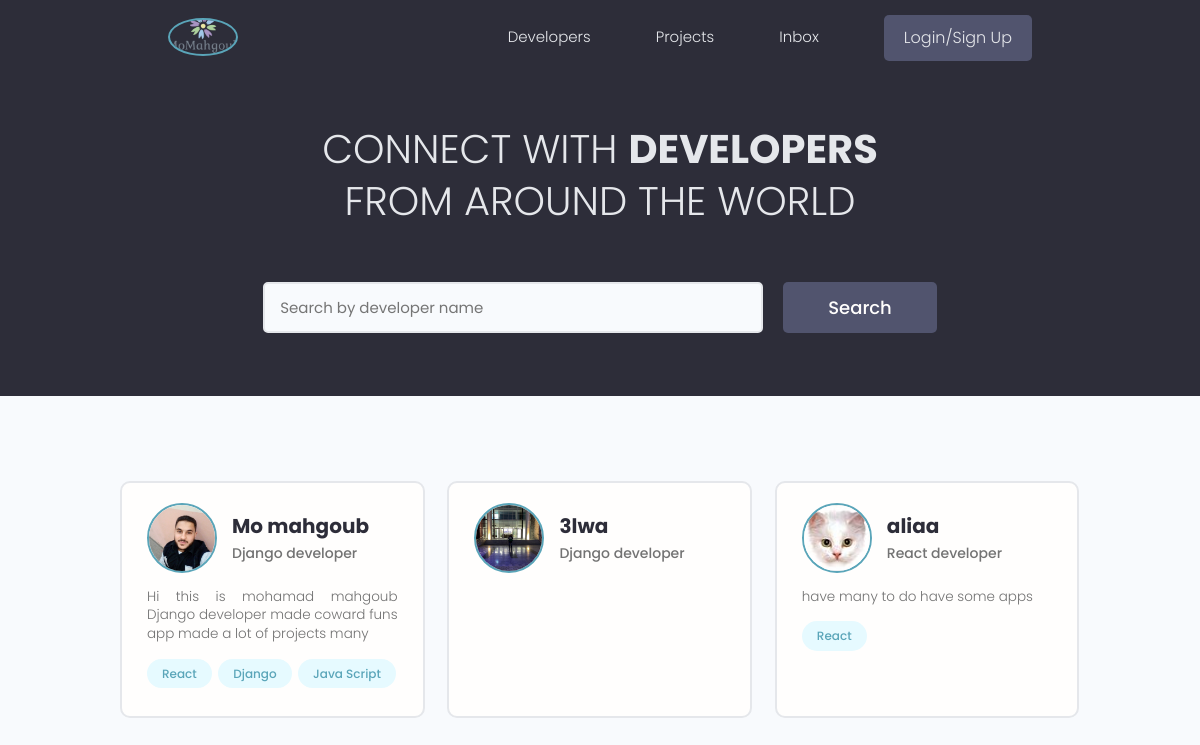
The page / on the database its author committed.
### users/models.py (models this page shows, shortened)
class Profile(models.Model):
    user = models.OneToOneField(
        User, on_delete=models.CASCADE, null=True, blank=True)
    name = models.CharField(max_length=140, blank=True, null=True)
    email = models.EmailField(max_length=100, blank=True, null=True)
    username = models.CharField(max_length=140, blank=True, null=True)
    phone = PhoneNumberField(max_length=12, null=True,
                             blank=True, unique=True)
    head_line = models.CharField(max_length=300, blank=True, null=True)
    bio = models.TextField(blank=True, null=True)
    profile_image = models.ImageField(
        null=True, blank=True, upload_to="profiles/", default="profiles/user-default.png")
    social_github = models.CharField(max_length=200, blank=False, null=True)
    social_linkedIn = models.CharField(max_length=200, blank=False, null=True)
    social_stackOverflow = models.CharField(
        max_length=200, blank=True, null=False)
    social_website = models.CharField(max_length=200, blank=True, null=False)
    social_twitter = models.CharField(max_length=200, blank=True, null=False)
    created = models.DateTimeField(auto_now_add=True)
    location = models.OneToOneField(
        'Location', blank=True, null=True, on_delete=models.SET_NULL)
    id = models.UUIDField(default=uuid.uuid4, unique=True,
                          primary_key=True, editable=False)

class Skill(models.Model):
    owner = models.ForeignKey(
        Profile, on_delete=models.CASCADE, null=True, blank=True)
    name = models.CharField(max_length=200, null=True, blank=True)
    description = models.TextField(blank=True, null=True)
    created = models.DateTimeField(auto_now_add=True)
    id = models.UUIDField(default=uuid.uuid4, unique=True,
                          primary_key=True, editable=False)
    def __str__(self):
        return self.name

### users/views.py (the view)
# urls.py: path('', views.profiles, name='profiles'),
def profiles(request):
    profiles = Profile.objects.all()
    context = {'profiles': profiles}
    return render(request, 'users/profiles.html', context)

### users/templates/users/profiles.html (shortened to what this page needs)
{% extends 'main.html' %}
{% block content %}
<main class="home">
    <section class="hero-section text-center">
        <div class="container container--narrow">
            <div class="hero-section__box">
                <h2>CONNECT WITH <span>DEVELOPERS</span></h2>
                <h2>FROM AROUND THE WORLD</h2>
            </div>
            <div class="hero-section__search">
                <form class="form" action="#" method="get">
                    <div class="form__field">
                        <input class="input input--text" id="formInput#search" type="text" name="text"
                            placeholder="Search by developer name" />
                    </div>
                    <input class="btn btn--sub btn--lg" type="submit" value="Search" />
                </form>
            </div>
        </div>
    </section>
    <section class="devlist">
        <div class="container">
            <div class="grid grid--three">
                {% for profile in profiles %}
                <div class="column card">
                    <div class="dev">
                        <a href="{% url 'user-profile' profile.id %}" class="card__body">
                            <div class="dev__profile">
                                <img class="avatar avatar--md" src="{{ profile.profile_image.url }}" alt="image" />
                                <div class="dev__meta">
                                    <h3> {{profile.name}} </h3>
                                    <h5> {{profile.head_line | slice:"60"}} </h5>
                                </div>
                            </div>
                            <p class="dev__info">
                                {{profile.bio| slice:"150"}}
                            </p>
                            <div class="dev__skills">
                                {% for skill in profile.skill_set.all %}
                                <span class="tag tag--pill tag--main">
                                    <small> {{skill}} </small>
                                </span>
                                {% endfor %}
                            </div>
                        </a>
                    </div>
                </div>
                {% endfor %}
            </div>
        </div>
    </section>
</main>
{% endblock content %}

### static/styles/app.css (style rules this page uses)
:root { --color-sub: #2d2d39; }
.btn--sub { background-color: var(--color-sub-light); }
.card { border: 2px solid var(--color-light); }
img { width: 100%; }
.hero-section { height: 40vh; display: flex; align-items: center; background-color: var(--color-sub); }
.hero-section__box { margin-bottom: 4rem; }
.hero-section__box > h2, .hero-section__box > h2 > span { font-size: 4rem; color: var(--color-light); line-height: 1.3; text-transform: uppercase; }
.hero-section__box > h2 { font-weight: 300; }
.hero-section__box > h2 > span { font-weight: 700; }
.hero-section__search > .form { display: flex; align-items: center; justify-content: center; gap: 2rem; }
.hero-section__search > .form input.input--text { width: 50rem; }
.devlist { margin-top: 8rem; }
.devlist .grid { align-items: stretch; }
.devlist .dev .dev__profile { display: flex; align-items: center; gap: 1.5rem; }
.devlist .dev .dev__meta h3 { color: var(--color-sub); font-size: 2rem; font-weight: 700; }
.devlist .dev .dev__meta h5 { color: var(--color-text); font-size: 1.4rem; font-weight: 500; }
.devlist .dev .dev__info { margin: 1.5rem 0; font-size: 1.35rem; line-height: 1.4; text-align: justify; }

### static/uikit/styles/modules/_variables.css (style rules this page uses)
:root { --color-main: #5aa5b9; --color-main-light: #e6faff; --color-sub: #3f4156; --color-sub-light: #51546e; --color-sub-lighter: #ededfd; --color-text: #737373; --color-gray: #8b8b8b; --color-light: #e5e7eb; --color-light-gray: #767676; --color-bg: #f8fafd; --color-white: #fffefd; --color-white-light: #f3f3f3; --color-success: #359e64; --color-success-bg: #def8e8; --color-error: #fc4b0b; --color-error-bg: #fff2ee; --font-base: 'Poppins', arial, helvetica, 'Segoe UI', roboto, ubuntu, sans-serif; --font-monospace: 'Fira Code', 'Courier New', courier, monospace; --font-regular: 300; --font-medium: 500; --font-bold: 700; --generic-shadow: 1px 1px 5px #00000010; --generic-transition: all 0.3s ease-in-out; }

### static/uikit/styles/modules/_base.css (style rules this page uses)
* { margin: 0; padding: 0; box-sizing: border-box; text-rendering: optimizeLegibility; color: inherit; font-size: inherit; }
html { font-size: 50%; }
@media only screen and (min-width: 480px) { html { font-size: 56.25%; } }
@media only screen and (min-width: 1200px) { html { font-size: 62.5%; } }
body { line-height: 1.6; font-weight: 400; font-size: 1.5rem; color: var(--color-text); background-color: var(--color-bg); min-height: 100vh; }

### static/uikit/styles/modules/_typography.css (style rules this page uses)
* { font-family: var(--font-base); }
h2 { font-size: 3.6rem; font-weight: var(--font-bold); }
h3 { font-size: 3.2rem; font-weight: var(--font-medium); }
h5 { font-size: 2.4rem; font-weight: var(--font-medium); }
h5, h6 { font-weight: var(--font-regular); }
p, span, strong { font-size: 1.6rem; color: var(--color-text); font-weight: var(--font-regular); }
a { padding-bottom: 2px; text-decoration: none; display: inline-block; color: var(--color-main); font-weight: var(--font-medium); }

### static/uikit/styles/modules/_utilities.css (style rules this page uses)
.container { width: 92%; max-width: 165rem; margin: 0 auto; box-sizing: border-box; }
.container--narrow { width: 92%; max-width: 120rem; }
@media screen and (min-width: 1000px) { .container { width: 90%; } }
@media screen and (min-width: 1000px) { .container--narrow { width: 85%; } }
@media screen and (min-width: 1200px) { .container { width: 80%; } }
@media screen and (min-width: 1200px) { .container--narrow { width: 72%; } }
.text-center { text-align: center; }

### static/uikit/styles/modules/_avatar.css (style rules this page uses)
.avatar { border-radius: 50%; border: 2px solid var(--color-main); object-fit: cover; }
.avatar--md { height: 7rem; width: 7rem; }

### static/uikit/styles/modules/_button.css (style rules this page uses)
.btn { display: inline-block; position: relative; cursor: pointer; background-color: var(--color-light); font-weight: var(--font-medium); color: var(--color-sub); text-decoration: none; padding: 1rem 2rem; border-radius: 0.5rem; border: none; width: -webkit-fit-content; width: -moz-fit-content; width: fit-content; height: -webkit-fit-content; height: -moz-fit-content; height: fit-content; font-size: 1.6rem; outline-width: 0; outline-color: transparent; -webkit-backface-visibility: hidden; backface-visibility: hidden; transition: all 0.3s ease-in-out; }
.btn--sub { background-color: var(--color-sub); color: var(--color-white); }
.btn--lg { font-size: 1.8rem; padding: 1.2rem 4.5rem; }

### static/uikit/styles/modules/_card.css (style rules this page uses)
.card { border-radius: 1rem; background-color: var(--color-white); border: 1.5px solid var(--color-light); width: auto; height: auto; margin-top: 0.5rem; margin-bottom: 0.5rem; overflow: hidden; }
.card__body, .card__header { padding: 2rem 2.5rem; }

### rows shown on the page
Profile: profile_image (picture), name "Mo mahgoub", head_line "Django developer", bio "Hi this is mohamad mahgoub Django developer made coward funs app made a lot of projects many"
Skill: name "React"
Skill: name "Django"
Skill: name "Java Script"
Profile: profile_image (picture), name "3lwa", head_line "Django developer"
Profile: profile_image (picture), name "aliaa", head_line "React developer", bio "have many to do have some apps"
Skill: name "React"
